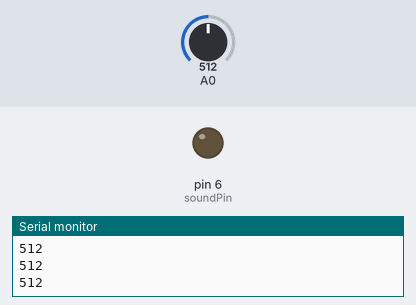
Bench run of a sketch on a simulated Arduino Uno, built with avr-gcc and run on an emulated ATmega328P. On the bench: output pins drawn as LEDs (lit = HIGH), the last lines printed to the serial monitor. The inputs (shaded band) are chosen by the test bench; at power-on: A0 = 512. No radio packets arrive unless stated.

Above: at 1.2 s.
1.3 s: A0 set to 791
2.8 s: A0 set to 812
At 5.7 s:
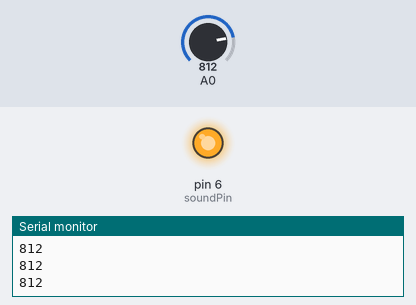
5.8 s: A0 set to 790
At 6.5 s:
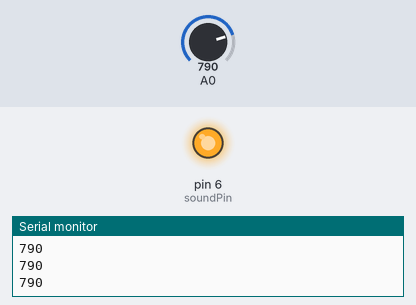
7.3 s: A0 set to 810
At 11.1 s:
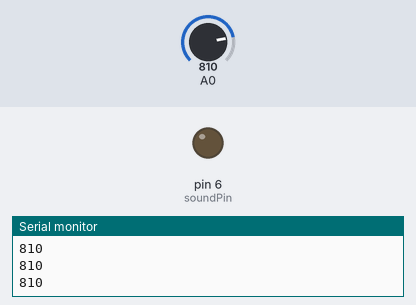
Timing chart, 0 to 11.3 s (numbered marks = the images above; inputs shaded):
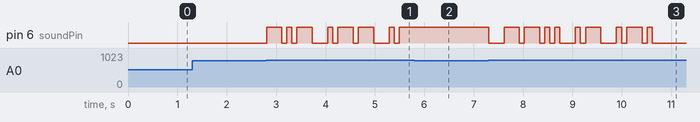

Measured:
- the behaviour switches between 799 and 800 on A0 (found by bisection; images 0 and 1)
- after the input at 2.8 s, pin 6 (soundPin): LOW → HIGH at once, → LOW 0.31 s later, → HIGH 0.10 s later, → LOW 0.10 s later, … (15 changes in this stretch)
- after the input at 5.8 s, pin 6 (soundPin): stops changing and stays HIGH
- after the input at 7.3 s, pin 6 (soundPin): HIGH → LOW at once, → HIGH 0.31 s later, → LOW 0.31 s later, → HIGH 0.10 s later, … (19 changes in this stretch)

The sketch:

rocket_sender.ino
```cpp
#include <SPI.h>
#include <LoRa.h>
#include <SoftwareSerial.h>

int a = 1;

const int soundPin = 6;
unsigned long soundtime = 0;
int flag_sound = 0;
int flag_s = 0;

const int descentSound[] = {1, 1, 1, 0, 1, 0, 1, 1, 1, 0, 0, 0, 1, 0, 1, 1, 1, 0, 1, 1, 1, 0, 0, 0, 1, 0, 1, 1, 1, 0, 0, 0, 1, 1, 1, 0, 1, 1, 1, 0, 1, 0, 1, 0, 0, 0, 1, 0, 1, 1, 1, 0, 0, 0, 1, 0, 1, 1, 1, 0, 1, 0, 0, 0, 0, 0, 0, 0}; // C4 to C5
const int noteDuration = 100; // Duration of each note in milliseconds
int melodyIndex = 0;

#define RX_PIN 5  // Пин для приёма данных
#define LORA_SS 10
#define LORA_RST 9
#define LORA_DIO0 2

// Создаем объект SoftwareSerial. RX - пин 5, TX - пин 6 (TX не используется в данном случае)
SoftwareSerial mySerial(RX_PIN, 3); // RX, TX


String receivedMessage = ""; // Переменная для сборки сообщения


void setup() {
   pinMode(soundPin, OUTPUT);
  // Инициализация SoftwareSerial для приема данных
  mySerial.begin(9600);

  // Инициализация стандартного Serial для отладки
  Serial.begin(9600);
  while (!Serial);

  Serial.println("LoRa Receiver");

  // Инициализация LoRa
  LoRa.setPins(LORA_SS, LORA_RST, LORA_DIO0);
  if (!LoRa.begin(433E6)) {
    Serial.println("Ошибка инициализации LoRa!");
    while (1);
  digitalWrite(soundPin, LOW);
  }
}

void loop() {
  // Проверяем, есть ли данные для чтения
  if (mySerial.available()){
    char c = mySerial.read(); // Читаем один символ
    if (c == '\n') {
      // Если символ новой строки (\n), сообщение завершено
      //Serial.print("Получено сообщение: ");
      //Serial.println(receivedMessage);

      // Отправляем сообщение через LoRa
      LoRa.beginPacket();
      LoRa.print(receivedMessage);
      LoRa.endPacket();
      //Serial.println("Сообщение отправлено через LoRa.");

      // Очищаем переменную для следующего сообщения
      receivedMessage = "";
    } else {
      // Добавляем символ к сообщению
      receivedMessage += c;
    }
  }
  int val1 = analogRead(A0);
  Serial.println(val1);
  if (val1 >= 800){
    ls_sygnal();
  }
}

void ls_sygnal() { // Звуковое оповещение посадки
  // включаем пьезодинамик
  if (millis() - soundtime >= noteDuration) {
    soundtime = millis();
    if (melodyIndex < sizeof(descentSound) / sizeof(descentSound[0])) {
      digitalWrite(soundPin, descentSound[melodyIndex]);
      melodyIndex++;
    } else {
      melodyIndex = 0; // Reset melody index to replay
    }
  }
}
```
